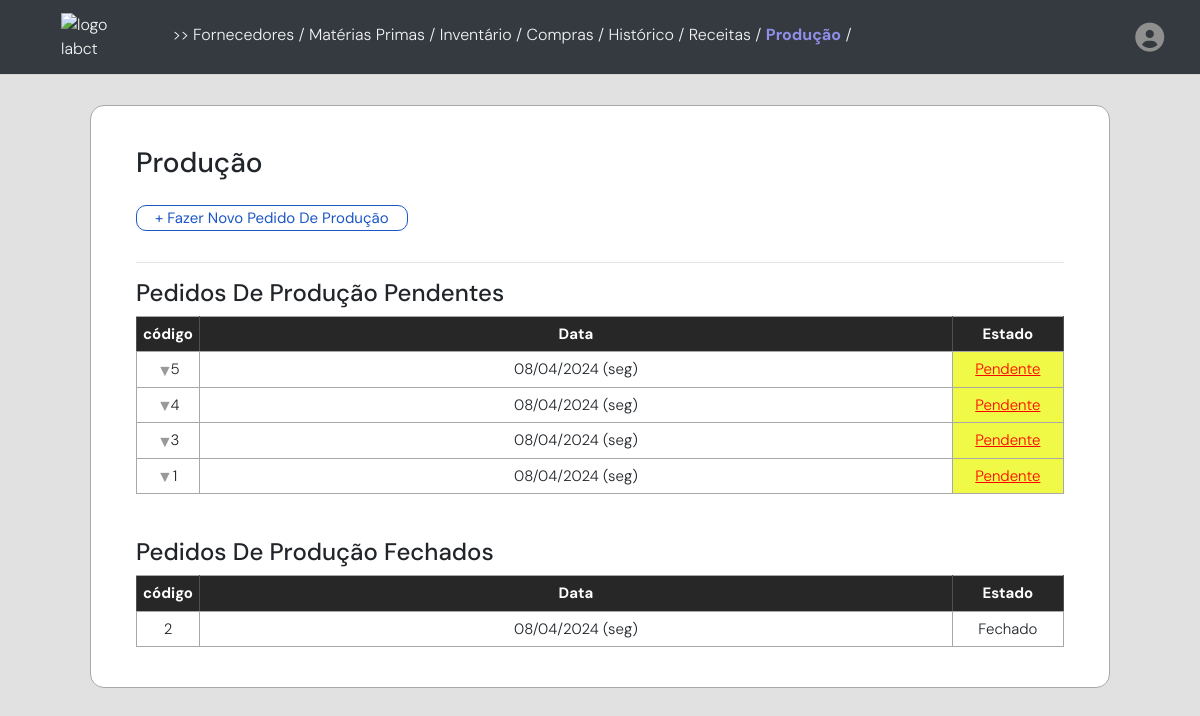
Page /produccao (signed in) on the committed database.
### models/produc_model.py (models this page shows)
class Produc(db.Model):
    __tablename__ = "produc"
    __table_args__ = {"extend_existing": True}
    id_pdc = db.Column(db.Integer, primary_key=True, autoincrement=True)
    data_pdc = db.Column(db.DateTime, default=datetime.now(timezone.utc))
    estado_pdc = db.Column(db.Enum('Pendente', 'Fechado'))
    nome_rct = db.Column(db.String(75))
    user_id = db.Column(db.Integer, db.ForeignKey('usuarios.id'), nullable=False)
    usuarios = db.relationship("Usuarios", back_populates="produc")
    producdados = db.relationship("ProducDados", back_populates="produc")

### app.py (the view)
@app.route('/produccao', methods=['GET', 'POST'])
def produccao():
    receitas = Receitas.query.filter_by(user_id=current_user.id).all()
    receitas_schema = ReceitasSchema(many=True)
    serialized_data_rct = receitas_schema.dump(receitas)
    produc = Produc.query.filter_by(user_id=current_user.id).all()
    produc_schema = ProducSchema(many=True)
    producdados = ProducDados.query.filter_by(user_id=current_user.id).all()
    producdados_schema = ProducDadosSchema(many=True)
    produc_pendente = [pdc for pdc in produc if pdc.estado_pdc == "Pendente"]
    produc_fechado = [pdc for pdc in produc if pdc.estado_pdc == "Fechado"]
    serialized_data_produc_pendente = produc_schema.dump(produc_pendente)
    serialized_data_produc_fechado = produc_schema.dump(produc_fechado)
    serialized_data_produc_dados = producdados_schema.dump(producdados)
    return render_template('produccao.html',
                           receitas=serialized_data_rct,
                           producPendente=serialized_data_produc_pendente,
                           producFechado=serialized_data_produc_fechado,
                           producDados=serialized_data_produc_dados)

### app.py (called while the page is built)
@login_manager.user_loader
def user_loader(user_id):
    return Usuarios.query.get(int(user_id))

def datetimeformat2(value):
    if isinstance(value, str):
        value = datetime.strptime(value, '%Y-%m-%dT%H:%M:%S.%f')
    formatted_date = value.strftime("%d/%m/%Y")
    day_of_week = DAYS_PT[value.weekday()]  # Get the day of the week in Portuguese
    return f"{formatted_date} ({day_of_week})"

### templates/produccao.html (shortened to what this page needs)
{% extends "base.html" %}
{% block content %}
<body>
    <div class="container">
        <div class="tabela">
            <h3 style="margin-bottom: 25px;"> Produção </h3>
            <button id="expandBtn" class="btn-cadastrar"> + Fazer Novo Pedido De Produção</button>
            <hr>
            <div class="listaPedidos" style="margin-top: 12px;">
                <h4> Pedidos De Produção Pendentes</h4>
                <table id="myTable" class="fold-table parent-table">
                    <thead>
                        <tr>
                            <th style="width: 5%;">código</th>
                            <th>Data</th>
                            <th>Estado</th>
                        </tr>
                    </thead>
                    <tbody>
                        {% for produc in producPendente %}
                        <tr class="view">
                            <td>{{ produc.id_pdc }}</td>
                            <td>{{ produc.data_pdc | datetimeformat2 }}</td>
                            <td style="background-color: #f0f945; color: red; text-decoration: underline; width: 12%;">
                                {{ produc.estado_pdc }}</td>
                        </tr>
                        {% endfor %}
                    </tbody>
                </table>
            </div>
            <div class="listaPedidos" style="margin-top: 44px;">
                <h4> Pedidos De Produção Fechados</h4>
                <table>
                    <thead>
                        <tr>
                            <th style="width: 5%;">código</th>
                            <th>Data</th>
                            <th style="width: 12%;">Estado</th>
                        </tr>
                    </thead>
                    <tbody>
                        {% for produc in producFechado %}
                        <tr>
                            <td>{{ produc.id_pdc }}</td>
                            <td>{{ produc.data_pdc | datetimeformat2 }}</td>
                            <td>{{ produc.estado_pdc }}</td>
                        </tr>
                        {% endfor %}
                    </tbody>
                </table>
            </div>
        </div>
    </div>
</body>
{% endblock %}

### static/styles.css (style rules this page uses)
body { background-color: rgb(225, 225, 225); margin: 0; font-family: "DM Sans", sans-serif; font-optical-sizing: auto; font-weight: 300; font-style: normal; }
.container { margin-top: 18px !important; max-width: 85%; display: flex; flex-direction: column; }
.forma, .tabela { background-color: white; padding: 40px 45px 40px 45px; -webkit-border-radius: 14px; -moz-border-radius: 14px; border-radius: 14px; border: 0.5px solid #a8a8a8; }
.tabela { font-size: 15px; }
@media only screen and (max-width: 1600px) { .container { margin-top: 25px; display: flex; flex-direction: column; min-width: 100vw; } }
@media only screen and (max-width: 1600px) { .forma, .tabela { margin-inline: 75px; margin-block: 12px; } }
table { border-collapse: collapse; width: 100%; -webkit-user-select: none; -moz-user-select: none; -ms-user-select: none; user-select: none; }
table td, table th { border: 1px solid #a8a8a8; }
table th { background-color: rgb(39, 39, 39); ; color: white; padding-block: 10px; text-align: center; vertical-align: middle; padding-inline: 10px; border-right: 1px solid #4f4f4f; border-left: 1px solid #4f4f4f; }
table td { padding-block: 6px; text-align: center; vertical-align: middle; }
.btn-cadastrar { margin-bottom: 5px; padding-inline: 18px; border: 1px solid rgb(28, 87, 197); border-radius: 10px; background-color: white; transition: background-color 0.6s ease; transition: color 0.1s ease; color: rgb(28, 87, 197); }

### templates/produccao.html (style rules this page uses)
table { width: 100%; }
table th, table td { padding: 0.4em; }
table.fold-table>tbody>tr.view td, table.fold-table>tbody>tr.view th { cursor: default; }
table.fold-table>tbody>tr.view td:first-child, table.fold-table>tbody>tr.view th:first-child { position: relative; padding-left: 20px; }
table.fold-table>tbody>tr.view td:first-child:before, table.fold-table>tbody>tr.view th:first-child:before { position: absolute; top: 50%; left: 20px; width: 9px; height: 16px; margin-top: -8px; font: 16px fontawesome; color: #999; content: "▼"; transition: all 0.3s ease; }

### rows in the picture
Produc: id_pdc "4", data_pdc "08/04/2024 (seg)", estado_pdc "Pendente"
Produc: id_pdc "5", data_pdc "08/04/2024 (seg)", estado_pdc "Pendente"
Produc: id_pdc "2", data_pdc "08/04/2024 (seg)", estado_pdc "Fechado"

### other values in the picture
{{ produc.id_pdc }} "1" "3"
{{ produc.data_pdc | datetimeformat2 }} "08/04/2024 (seg)" "08/04/2024 (seg)"
{{ produc.estado_pdc }} "Pendente" "Pendente"
